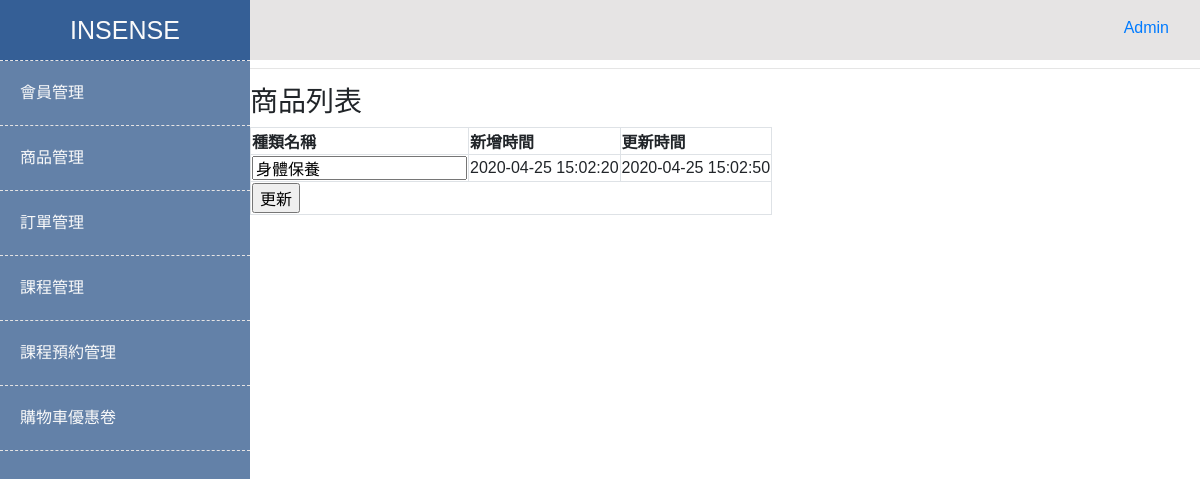
/admin/Insense/backStage/editCategory.php?editCategoryId=1 (signed in), run on the app's committed database.
### tables this page shows
CREATE TABLE `categories` (
  `categoryId` int(11) NOT NULL COMMENT '流水號',
  `categoryName` varchar(100) NOT NULL COMMENT '類別名稱',
  `categoryParentId` int(11) NOT NULL DEFAULT '0' COMMENT '上層編號',
  `created_at` datetime NOT NULL DEFAULT CURRENT_TIMESTAMP COMMENT '新增時間',
  `updated_at` datetime NOT NULL DEFAULT CURRENT_TIMESTAMP ON UPDATE CURRENT_TIMESTAMP COMMENT '更新時間'
);

### admin/Insense/backStage/editCategory.php (the view, shortened to what this page needs)
<?php
require_once('../templates/header.php');
require_once('../templates/leftSideBar.php');
require_once('../templates/rightContainer.php');
?>
<hr />
<h3>商品列表</h3>
<form name="myForm" method="POST" action="../action/updateCategory.php">
  <table class="border">
    <thead>
      <tr>
        <th class="border">種類名稱</th>
        <th class="border">新增時間</th>
        <th class="border">更新時間</th>
      </tr>
    </thead>
    <tbody>
      <?php
      $sql = "SELECT `categories`.`categoryId`, `categories`.`categoryName`, `categories`.`created_at`, `categories`.`updated_at`
                FROM  `categories`
                WHERE `categories`.`categoryId` = ? ";
      $arrParam = [
        (int) $_GET['editCategoryId']
      ];
      $stmt = $pdo->prepare($sql);
      $stmt->execute($arrParam);
      if ($stmt->rowCount() > 0) {
        $arr = $stmt->fetchAll(PDO::FETCH_ASSOC);
      ?>
        <tr>
          <td class="border">
            <input type="text" name="categoryName" value="<?php echo $arr[0]['categoryName']; ?>" maxlength="100" />
          </td>
          <td class="border"><?php echo $arr[0]['created_at']; ?></td>
          <td class="border"><?php echo $arr[0]['updated_at']; ?></td>
        </tr>
      <?php
      } else {
      ?>
        <tr>
          <td colspan="3">沒有資料</td>
        </tr>
      <?php
      }
      ?>
    </tbody>
    <tfoot>
      <tr>
        <?php if ($stmt->rowCount() > 0) { ?>
          <td class="border" colspan="3"><input type="submit" name="smb" value="更新"></td>
        <?php } ?>
      </tr>
  </table>
</form>
<?php
require_once('../templates/footer.php');
?>

### admin/Insense/backstageCss/style.css (style rules this page uses)
:root { --main-bg-white: #FAFAFA; --nav-bg-grey: #6c6c6d; --main-text-black: #000008; --main-logo-blue: #6381a8; --main-light-blue: #ACC5E1; --main-padding-grey: rgb(230, 228, 228); }
body { overflow-x: hidden; font-family: 'Noto Sans TC', sans-serif; font-size: 16px; position: relative; }

### data on the page
categories: categoryName "身體保養", created_at "2020-04-25 15:02:20", updated_at "2020-04-25 15:02:50"
